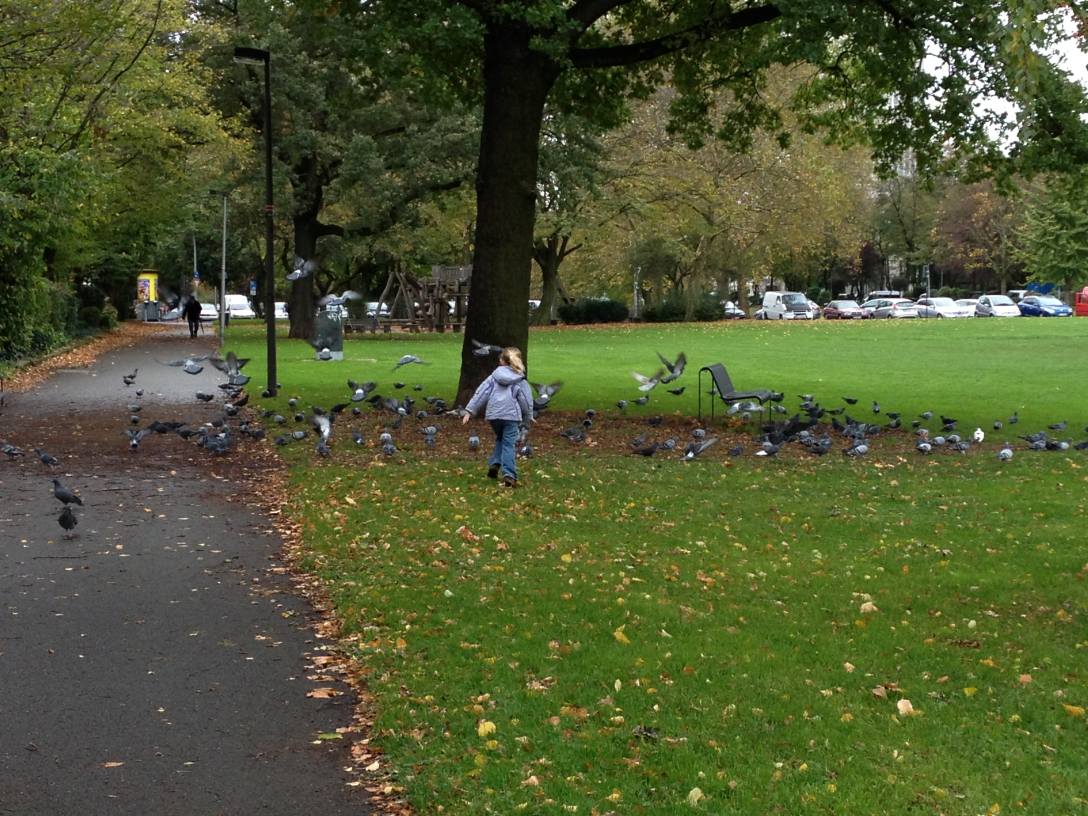
#> input picture opencv_face_detection/photos/park.jpg, 3264 x 2448 px, found by its file name (shown at 1/3 size)
$ python basic.py
#> lines starting #> are read from the running program, lines starting #| are printed output that depends on the picture; after the words box and inside, x2 and y2 are one past the last pixel; in counts of white or black regions, pixels touching at a corner belong together
#> further down, img is the input picture: shape (2448, 3264, 3); mean B, G, R 50, 88.6, 79.7
import cv2 as cv
import numpy as np

def rescaleFrame(frame,scale=0.20):
#> called with scale = 0.2
    width = int(frame.shape[1]*scale)
#> width = 652
    height = int(frame.shape[0]*scale)
#> height = 489
    dimensions = (width,height)
#> dimensions = (652, 489)
    return cv.resize(frame,dimensions,interpolation=cv.INTER_AREA)
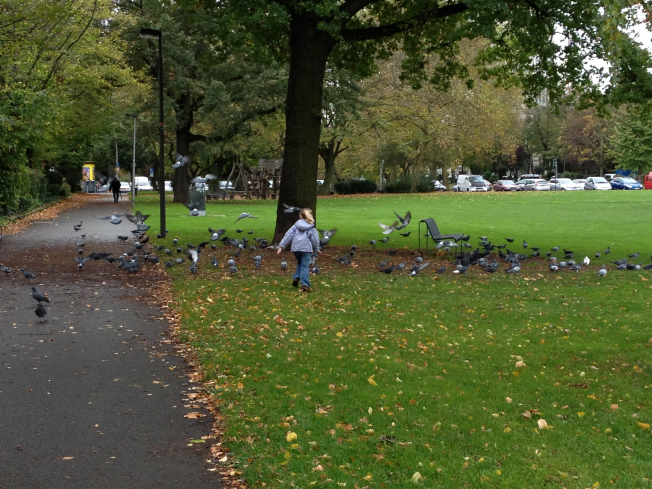
#> returned value: shape (489, 652, 3); mean of channels 0, 1, 2 50, 88.6, 79.7; drawn as B, G, R

img = cv.imread('opencv_face_detection/photos/park.jpg')
resizedImg = rescaleFrame(img)
cv.imshow('Dog',resizedImg)

# converting to grayscale
gray = cv.cvtColor(resizedImg,cv.COLOR_BGR2GRAY)
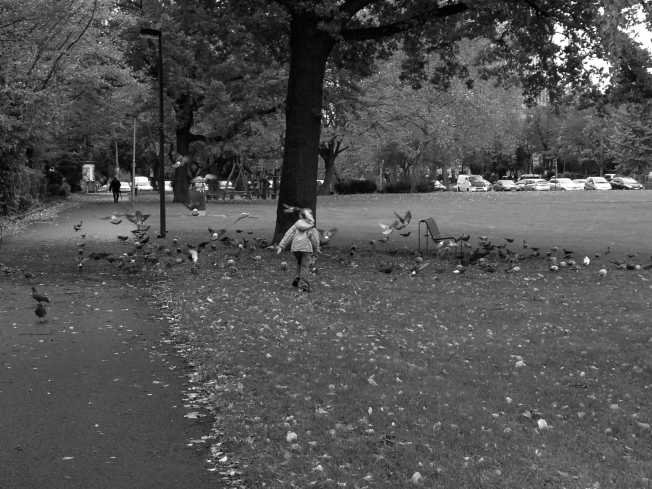
#> gray: shape (489, 652); min 1, max 255, mean 81.6
cv.imshow('Gray',gray)

# Blur
blur = cv.GaussianBlur(resizedImg,(7,7),cv.BORDER_DEFAULT)
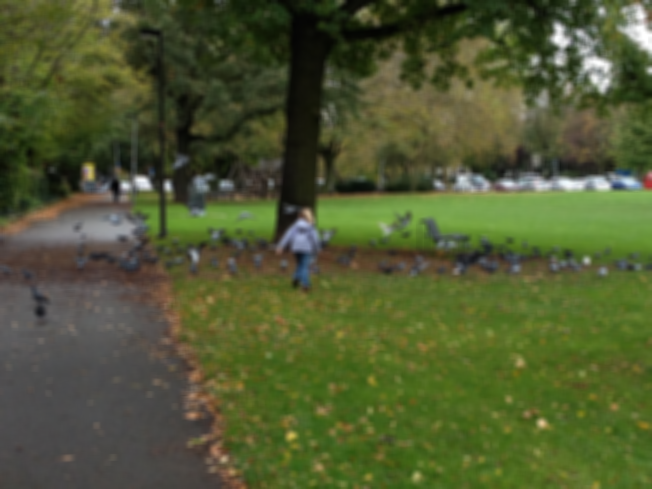
#> blur: shape (489, 652, 3); mean B, G, R 50, 88.6, 79.7
cv.imshow('Blur',blur)

# Edge cascade
canny = cv.Canny(resizedImg,125,175)
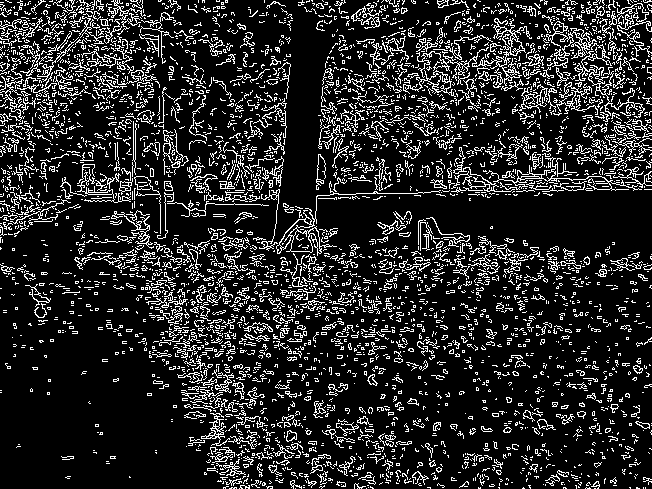
#> canny: shape (489, 652); 15.6% white in thin lines or dots
cv.imshow('Canny Edges',canny)

# Dilated
dilated = cv.dilate(canny,(7,7),iterations=3)
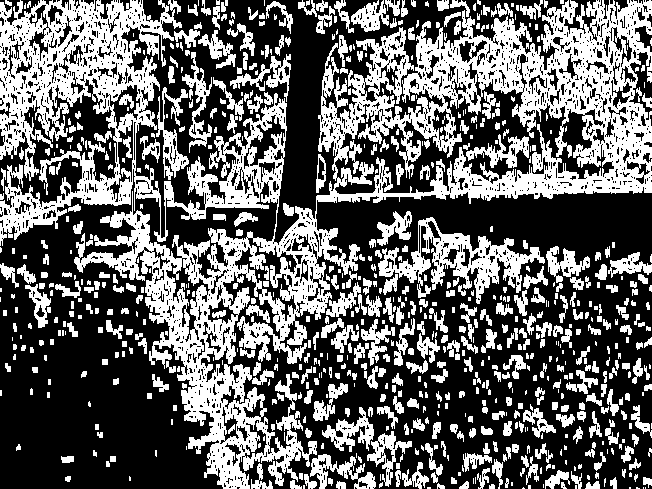
#> dilated: shape (489, 652); 39.6% white; 747 white regions (307 under 20 px), largest, box (x1, y1, x2, y2) and area: (0, 0, 652, 489) 79241, (378, 217, 545, 304) 4505, (156, 87, 189, 180) 1018
cv.imshow('Dilated',dilated)

#Resizing with opencv function
resized = cv.resize(img,(500,600),interpolation=cv.INTER_CUBIC)
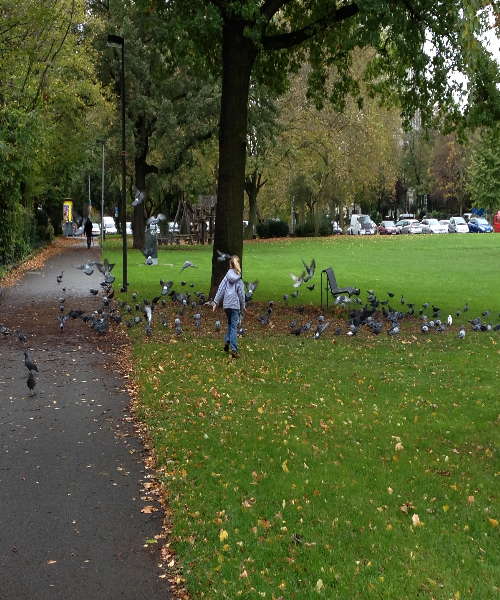
#> resized: shape (600, 500, 3); mean B, G, R 50, 88.6, 79.7
cv.imshow('Resized',resized)

#cropping the image
cropped = img[50:200,200:400]
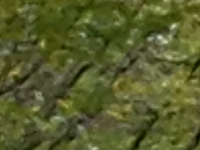
#> cropped: shape (150, 200, 3); mean B, G, R 43.9, 91.9, 86.4
cv.imshow('Cropped',cropped)

cv.waitKey(0)

$ run again, with opencv_face_detection/photos/man.jpg copied over opencv_face_detection/photos/park.jpg
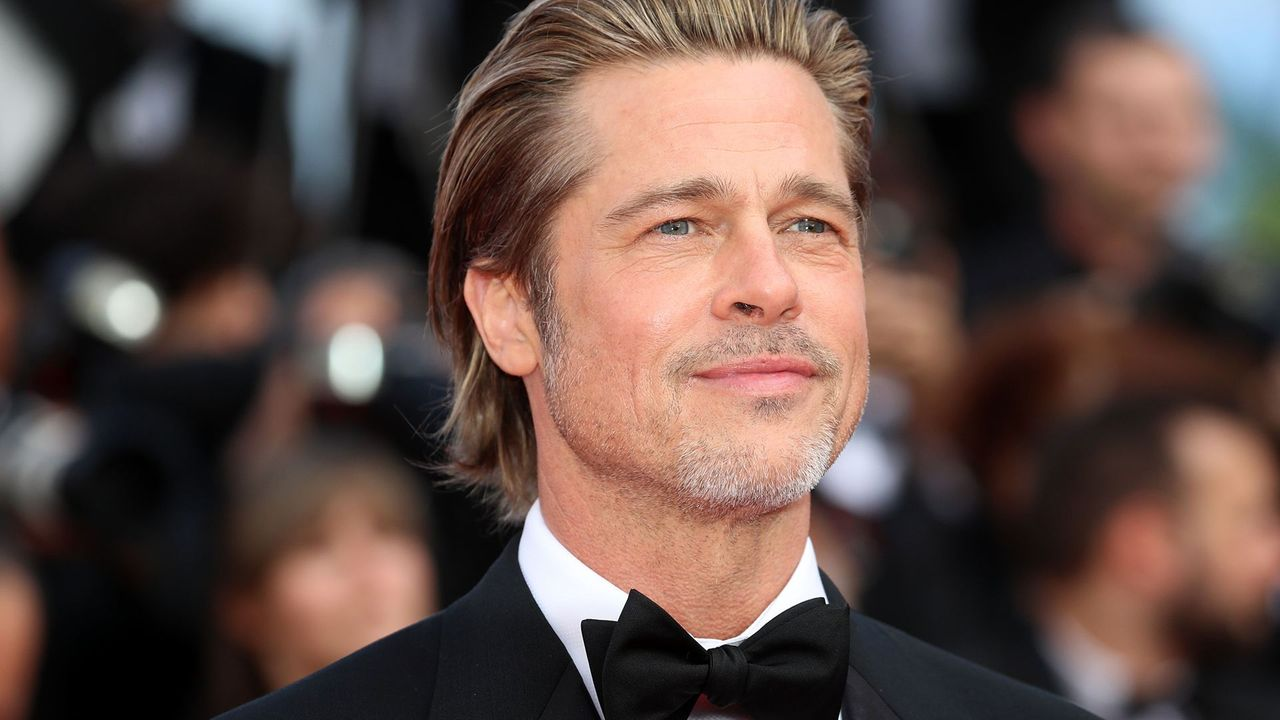
#> input picture opencv_face_detection/photos/man.jpg, 1280 x 720 px, found by its file name
#> img is the input picture: shape (720, 1280, 3); mean B, G, R 71, 77.1, 96.5
#> `canny = cv.Canny(resizedImg,125,175)`:
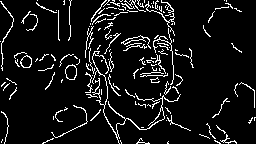
#> canny: shape (144, 256); 8.2% white in thin lines or dots
#> dilated: shape (144, 256); 20.4% white; 42 white regions (9 under 20 px), largest, box (x1, y1, x2, y2) and area: (85, 0, 183, 144) 4227, (121, 35, 151, 54) 355, (42, 105, 88, 144) 263
#> `cropped = img[50:200,200:400]`:
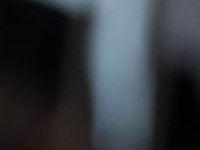
#> cropped: shape (150, 200, 3); mean B, G, R 59.4, 54.3, 48.9
